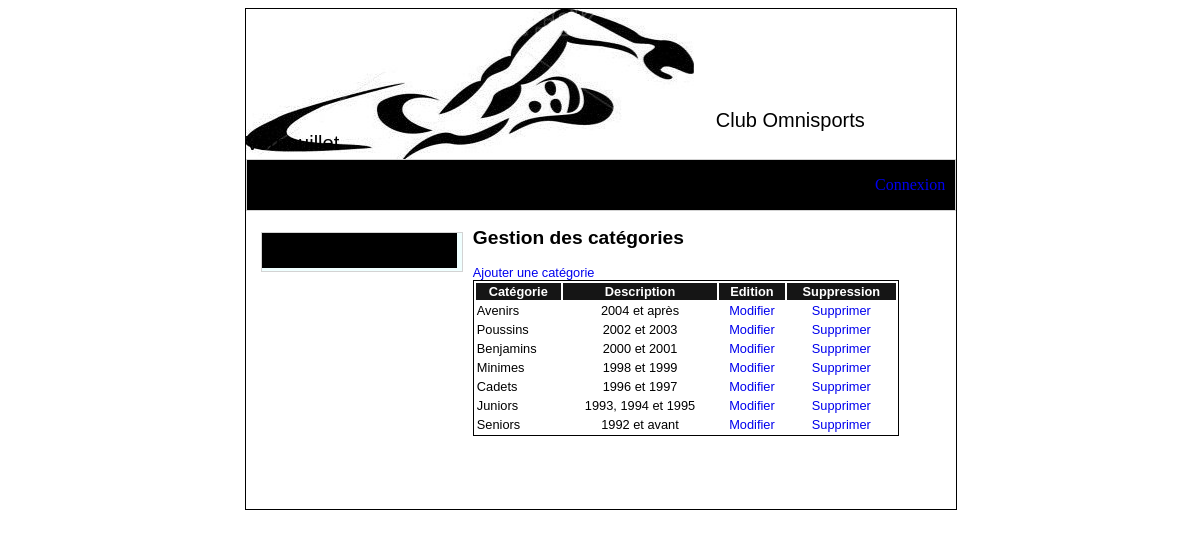
/ges_categories.php, run on an earlier commit of the app's database.
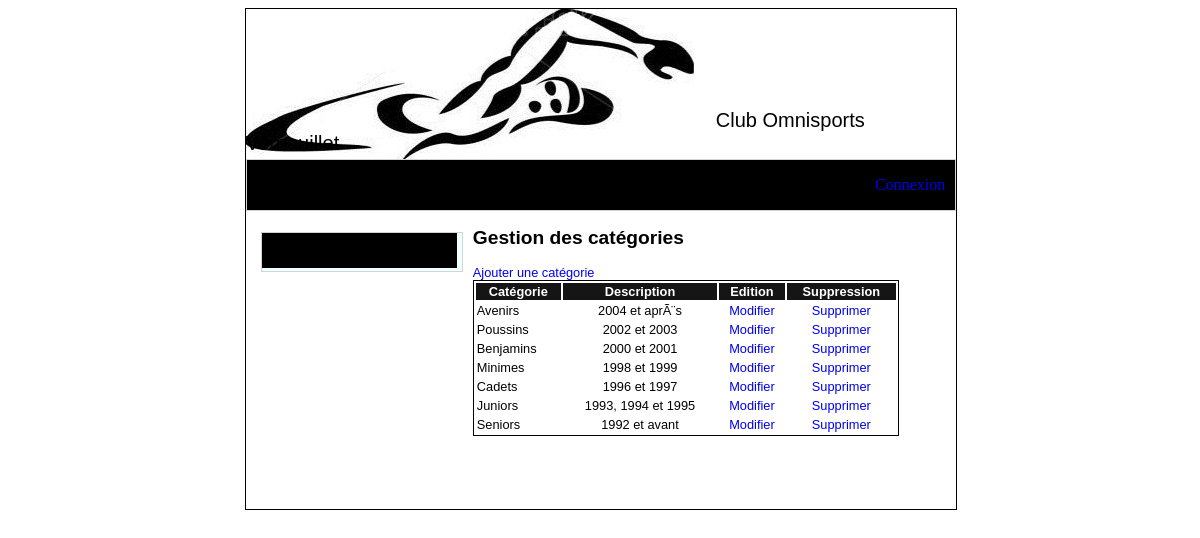
And on a later commit of the database.
### tables this page shows
CREATE TABLE IF NOT EXISTS `categorie` (
  `id_categorie` int(11) NOT NULL AUTO_INCREMENT,
  `nom_categorie` varchar(50) NOT NULL,
  `description` text NOT NULL,
  PRIMARY KEY (`id_categorie`)
);

### ges_categories.php (the view, shortened to what this page needs)
<?php
include 'header.php';
?>
<div id="contenu">
    <h2>Gestion des catégories</h2>
    <a href="formulaire_ajout_nouvelle_categorie.php">Ajouter une catégorie</a><br>
    <table>
        <tr>
            <th>Catégorie</th>
            <th>Description</th>
            <th>Edition</th>
            <th>Suppression</th>
        </tr>
        <?php
        $res = mysql_query("SELECT * FROM `categorie`") or die(mysql_error());
        if (mysql_numrows($res) == 0) {
            echo '<tr><td colspan="4" align="center">Contenu vide</td></tr>';
        } else {
            while ($line = mysql_fetch_array($res)) {
                ?>
                <tr>
                    <td><?= $line['nom_categorie'] ?></td>
                    <td align="center"><?= $line['description'] ?></td>
                    <td align="center"><a href="formulaire_modifier_categorie.php?id=<?= $line['id_categorie'] ?>">Modifier</a></td>
                    <td align="center"><a href="supprimer_categorie.php?id=<?= $line['id_categorie'] ?>" onclick="return confirm('Voulez vous supprimer cette categorie?')">Supprimer</a></td>
                </tr>
                <?php
            }
        }
        ?>
    </table>
        </div>
</div>
<?php include 'footer.php'; ?>

What changed in the data, as far as the page shows it:
changed categorie "Avenirs": description "2004 et après" → "2004 et aprÃ¨s"
